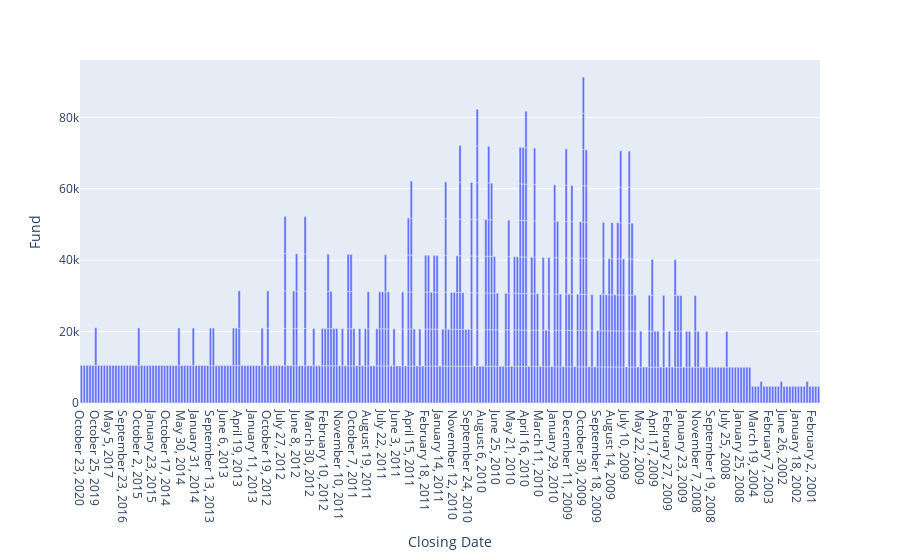

The notebook cell saved with this chart:
### Markdown cell above
## 날짜를 기준으로 데이터 살펴보기

### Code cell
px.bar(data_frame = df, x= 'Closing Date', y = 'Fund')

### Figure 1 — Plotly figure (JSON) as saved in the notebook; plotly's stock layout.template omitted (floating-point values rounded to 4 significant figures; data arrays with more than 128 entries replaced by an {"elided": "..."} marker saying what was removed)
{"data": [{"alignmentgroup": "True", "hovertemplate": "Closing Date=%{x}<br>Fund=%{y}<extra></extra>", "legendgroup": "", "marker": {"color": "#636efa", "pattern": {"shape": ""}}, "name": "", "offsetgroup": "", "orientation": "v", "showlegend": false, "textposition": "auto", "type": "bar", "x": {"elided": "563 str values"}, "xaxis": "x", "y": {"elided": "563 int values"}, "yaxis": "y"}], "layout": {"autosize": true, "barmode": "relative", "legend": {"tracegroupgap": 0}, "margin": {"t": 60}, "xaxis": {"anchor": "y", "autorange": true, "domain": [0, 1], "range": [-0.5, 257.5], "title": {"text": "Closing Date"}, "type": "category"}, "yaxis": {"anchor": "x", "autorange": true, "domain": [0, 1], "range": [0, 96040.0], "title": {"text": "Fund"}, "type": "linear"}}}
